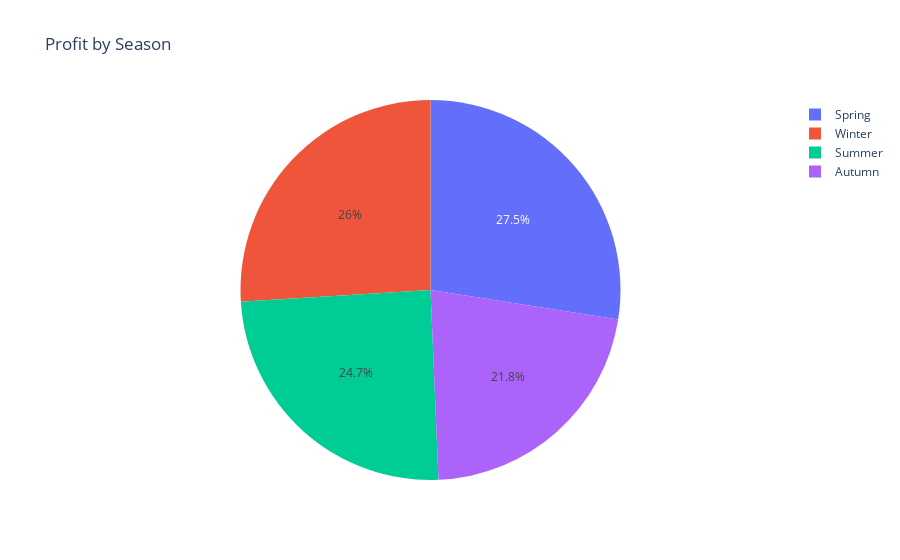

Here is the notebook cell this chart was saved with:
### Markdown cell above
### Which Season had the most orders?

### Code cell
fig = px.pie(
    df,
    names="Season",  # The categorical variable
    values="Profit", # value used for representation
    title="Profit by Season"
)
fig.show()

### Figure 1 — Plotly figure (JSON) as saved in the notebook; plotly's stock layout.template omitted (floating-point values rounded to 4 significant figures; data arrays with more than 128 entries replaced by an {"elided": "..."} marker saying what was removed)
{"data": [{"domain": {"x": [0, 1], "y": [0, 1]}, "hovertemplate": "Season=%{label}<br>Profit=%{value}<extra></extra>", "labels": {"elided": "113036 str values"}, "legendgroup": "", "name": "", "showlegend": true, "type": "pie", "values": {"elided": "113036 int values"}}], "layout": {"legend": {"tracegroupgap": 0}, "title": {"text": "Profit by Season"}}}
